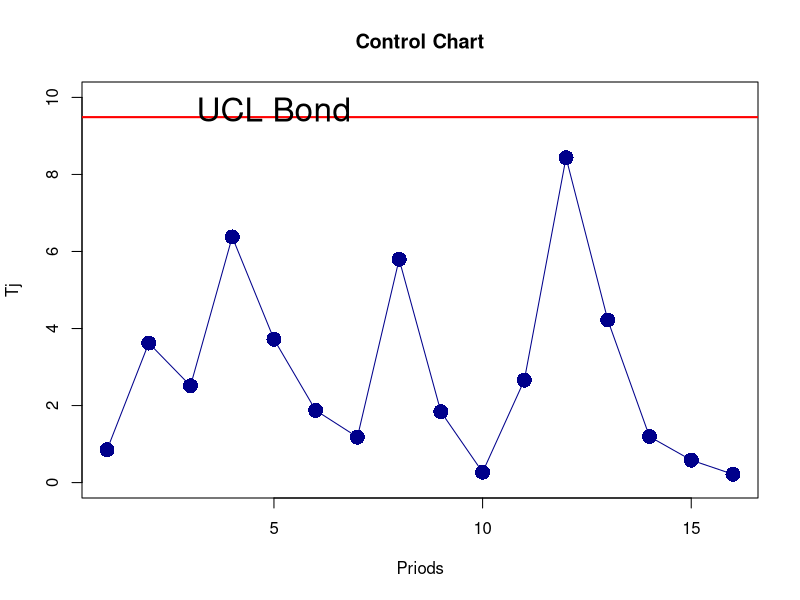
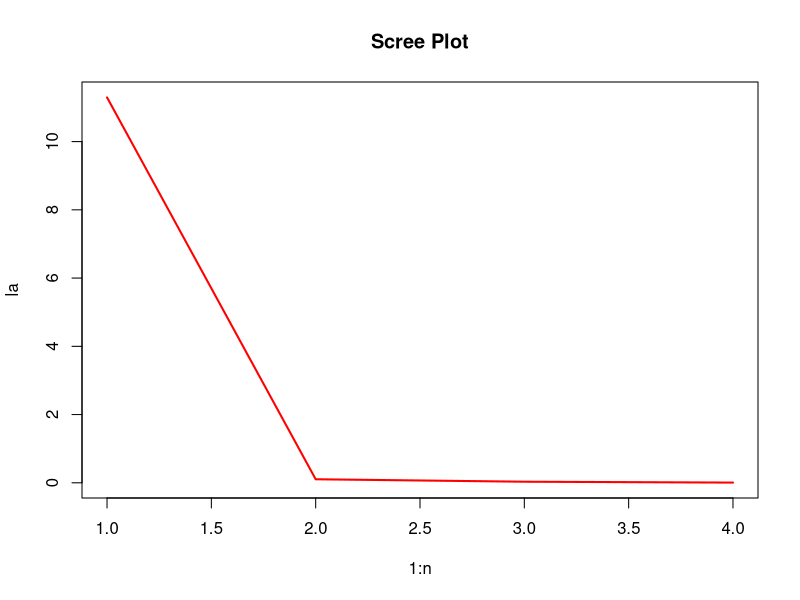
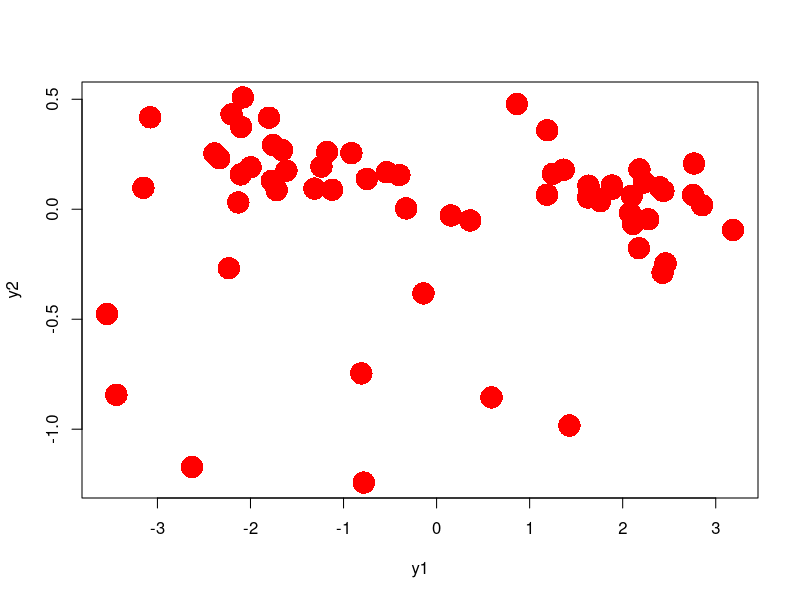

Here is the R script that generated these plots, in order:
## ---- chunk 1
#| include: false

options(digits = 4)

## ---- chunk 2
#| warning: false

S <- matrix(c(3.397, -1.102, 4.306, -2.078, 0.027, 
            -1.102, 9.673, -1.513, 10.953, 1.203, 
            4.306, -1.513, 55.626, -28.937, -0.044, 
            -2.078, 10.953, -28.937, 89.067, 0.957, 
            0.027, 1.203, -0.044, 0.957, 0.319), 
            byrow = T, nrow = 5, ncol = 5)

S[, 5] <- 10 * S[, 5]
S[5, ] <- 10 * S[5, ]

print(S)
## ---- chunk 3
#| warning: false

E <- eigen(S)
la <- E$values
v <- E$vectors

la
v

## ---- chunk 4
#| warning: false


cor_mat <- matrix(0, nrow = 2, ncol = 5)

for (i in 1:2) { 
    for (j in 1: 5) {
        temp <- v[, i]
        cor_mat[i, j] <- sqrt(la[i]) * temp[j] / sqrt(S[j, j])
    }
}
cor_mat
## ---- chunk 5
#| warning: false

cumsum(la) / sum(la)
## ---- chunk 6
#| warning: false

dat <- read.table("Johnson_Data/table_1_7.txt", header = FALSE)

names(dat) <- paste("x", 1:6, sep = "_")
head(dat)
head(dat)


## ---- chunk 7
#| warning: false

R <- cor(dat)
S <- cov(dat)


print(R)

print(S)
## ---- chunk 8
Sigg <- diag(S)
print(Sigg)
## ---- chunk 9
Es <- eigen(S)$values
ER <- eigen(R)$values

## Eigen values
print(Es)
print(ER)


## Eigen Vectors 
Vs <- eigen(S)$vectors
print(Vs)

VR <- eigen(R)$vectors
print(VR)

## sort eigenvalues 

Es1 <- sort(Es, decreasing = T)
Er1 <- sort(ER, decreasing = T)

## Table for EigenValues of Covariance Matrix 
round((Es1 / sum(Es1) * 100) , 4)


## table for EigenValues of Correlation Matrix
round((Er1 / sum(Er1) * 100) , 4)
round((cumsum(Er1) / sum(Er1) * 100) , 4)
abs(diff(Er1))


## ---- chunk 10
#| warning: false

mat_cor <- matrix(NA, 4, 6, dimnames = list(Pri = paste("y", 1:4, sep = ""), Var = paste("x", 1:6, sep = "")))

for (i in 1:4) {
    e <- Vs[, i]
    l <- Es[i]
    for (j in 1:6) {
        skk <- Sigg[j]
        mat_cor[i, j] = e[j] * sqrt(l) / sqrt(skk)
    }
}

round(mat_cor, 4)
## ---- chunk 11
#| warning: false

dat <- read.table("Johnson_Data/table_5_8.txt", header = F)
head(dat)
R <- cor(dat)

model <- princomp(dat, cor = TRUE, scores = TRUE)

summary(model)

Y <- model$loadings[]

Y <- model$scores

l <- eigen(R)$values

l2 <- l[3:6]
yy <- Y[, 3:6]
for (i in 4) {
    yy[, i] <- 1/sqrt(l2[i]) * yy[, i]
}
new_y <- apply(yy, 1, function(x) sum(x^2))

UCL <- qchisq(0.95, df = 4)

time <- 1:16


# library(httpgd); hgd(); hgd_browse()
plot(x = time, y = new_y, xlab = "Priods", ylab = "Tj", 
            main = "Control Chart", type = "o", 
                col = "darkblue", pch = 16, cex = 2, ylim = c(0, 10))
abline(h = UCL, lwd = 2, col = "red")
text(x = 5, y = UCL + 0.2, label = "UCL Bond", cex = 2)

## ---- chunk 12
#| warning: false

datt <- data.frame(
    Y1 = c(21.312, 21.206, 20.709, 19.542, 20.449, 
    20.841, 19.06, 18.597, 19.346, 18.72, 18.587, 19.813, 19.989, 
    19.116, 18.769, 18.708, 19.323, 17.433, 19.195, 19.436, 20.136, 
    16.74, 18.589, 19.422, 24.42, 25.288, 26.119, 23.113, 25.209, 
    25.444, 23.699, 24.303, 24.793, 23.438, 24.197, 24.741, 24.17, 
    24.174, 25.052, 23.846, 24.822, 25.2, 23.695, 24.941, 25.007, 
    21.183, 21.875, 22.095, 25.166, 24.56, 22.007, 21.115, 26.194, 
    25.674, 25.93, 21.39, 18.441, 16.441, 16.294, 20.289, 17.163, 
    20.289), 
    Y2 = c(7.039, 6.979, 6.779, 6.601, 6.795, 6.919, 6.447, 
    6.261, 6.572, 6.455, 6.295, 6.775, 6.737, 6.512, 6.335, 6.271, 
    6.55, 5.948, 6.213, 6.387, 6.725, 6.168, 6.531, 6.615, 7.874, 
    8.034, 8.222, 7.288, 7.955, 8.045, 7.593, 7.775, 8.123, 7.65, 
    7.794, 7.996, 7.766, 7.877, 8.287, 7.639, 8.041, 8.27, 7.46, 
    7.929, 8.081, 7.156, 7.336, 7.447, 7.913, 7.854, 8.259, 7.913, 
    8.454, 8.208, 8.1, 7.475, 6.652, 6.315, 6.572, 7.719, 7.086, 
    7.437), 
    Y3 = c(5.326, 5.237, 5.06, 4.479, 4.912, 5.108, 4.246, 
    4.032, 4.358, 4.072, 4.068, 4.604, 4.686, 4.299, 4.089, 3.978, 
    4.404, 3.486, 4.3, 4.404, 4.723, 3.201, 3.989, 4.382, 6.999, 
    7.406, 7.771, 6.329, 7.296, 7.477, 6.609, 6.861, 7.202, 6.457, 
    6.833, 7.152, 6.846, 6.826, 7.332, 6.615, 7.129, 7.356, 6.567, 
    7.286, 7.287, 5.388, 5.762, 5.79, 7.211, 7.02, 7.322, 6.557, 
    7.816, 7.534, 7.669, 5.294, 3.946, 2.997, 3.017, 4.866, 3.396, 
    4.859), 
    Y4 = c(0.932, 0.871, 0.742, 0.513, 0.577, 0.784, 0.358, 
    0.215, 0.432, 0.372, 0.239, 0.637, 0.779, 0.588, 0.47, 0.457, 
    0.588, 0.104, 0.405, 0.519, 0.652, 0.104, 0.336, 0.432, 1.73, 
    1.873, 1.946, 1.513, 1.792, 1.847, 1.482, 1.583, 1.703, 1.477, 
    1.583, 1.728, 1.615, 1.692, 1.773, 1.56, 1.721, 1.785, 1.543, 
    1.703, 1.787, 0.924, 1.068, 1.182, 1.813, 1.701, 1.169, 0.928, 
    2.145, 2.046, 2.037, 0.875, 0.14, -0.4, -0.478, 0.239, -0.236, 
    0.47))

dim(datt)
S <- cov(datt)

E <- eigen(S)
la <- E$values
v <- E$vectors
n <- length(la)
plot(x = 1:n, y = la, type = "l", main = "Scree Plot", 
        lwd = 2, col = "red")
cumsum(la) / sum(la)
## ---- chunk 13
Model <- princomp(datt, cor = TRUE, scores = TRUE)

Model

summary(Model)
## ---- chunk 14

cor(datt)
## ---- chunk 15
#| warning: false

Y <- Model$scores
dim(Y)
y1 <- Y[, 1]
y2 <- Y[, 2]

plot(x = y1, y = y2, cex = 3, col = "red", pch = 16)
